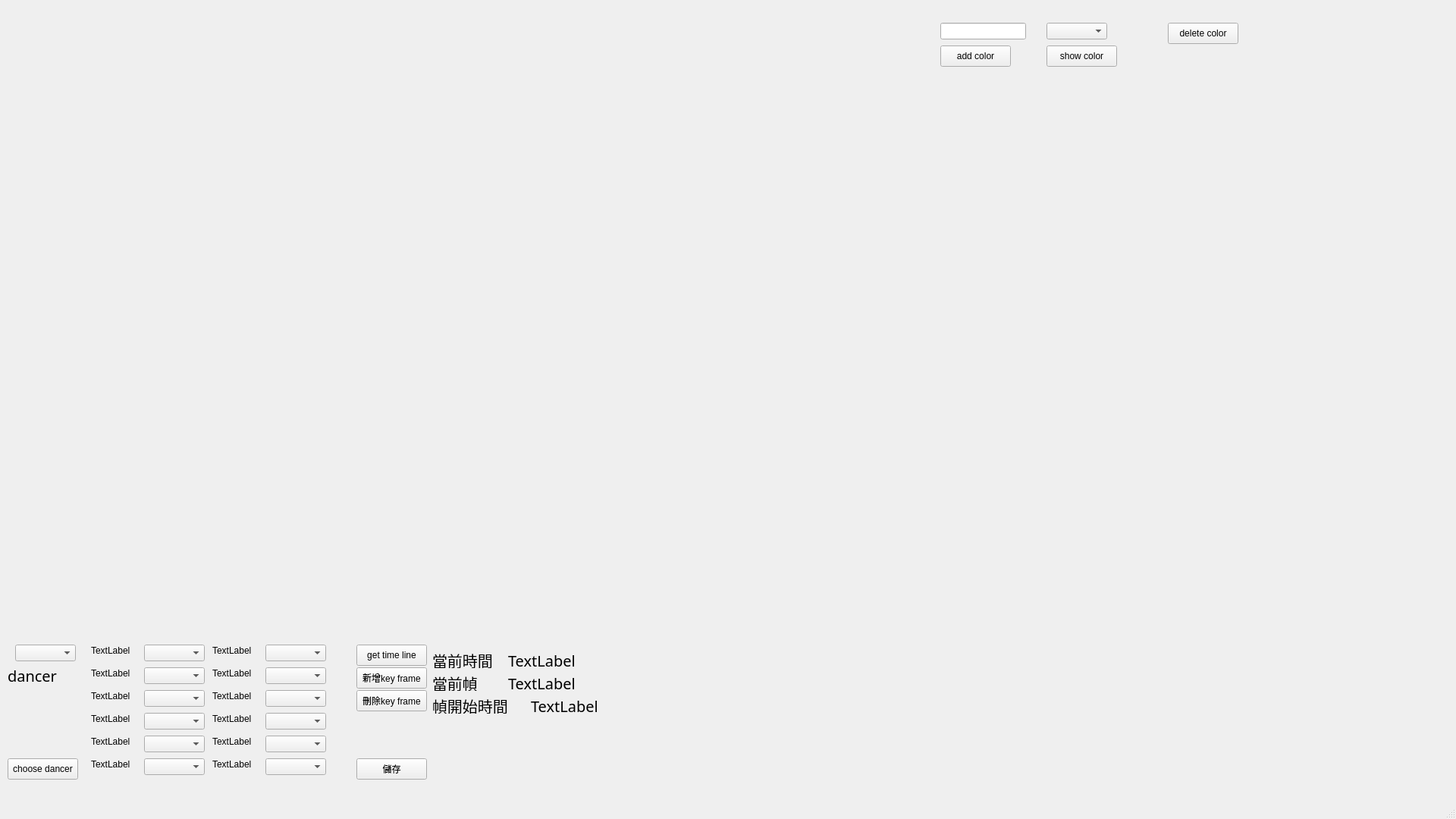
<?xml version="1.0" encoding="UTF-8"?>
<ui version="4.0">
 <class>MainWindow</class>
 <widget class="QMainWindow" name="MainWindow">
  <property name="geometry">
   <rect>
    <x>0</x>
    <y>0</y>
    <width>1920</width>
    <height>1080</height>
   </rect>
  </property>
  <property name="windowTitle">
   <string>MainWindow</string>
  </property>
  <widget class="QWidget" name="centralwidget">
   <widget class="QComboBox" name="color0">
    <property name="geometry">
     <rect>
      <x>190</x>
      <y>850</y>
      <width>80</width>
      <height>22</height>
     </rect>
    </property>
   </widget>
   <widget class="QComboBox" name="color1">
    <property name="geometry">
     <rect>
      <x>190</x>
      <y>880</y>
      <width>80</width>
      <height>22</height>
     </rect>
    </property>
   </widget>
   <widget class="QLabel" name="part0">
    <property name="geometry">
     <rect>
      <x>120</x>
      <y>850</y>
      <width>58</width>
      <height>15</height>
     </rect>
    </property>
    <property name="text">
     <string>TextLabel</string>
    </property>
   </widget>
   <widget class="QLabel" name="part1">
    <property name="geometry">
     <rect>
      <x>120</x>
      <y>880</y>
      <width>58</width>
      <height>15</height>
     </rect>
    </property>
    <property name="text">
     <string>TextLabel</string>
    </property>
   </widget>
   <widget class="QComboBox" name="color3">
    <property name="geometry">
     <rect>
      <x>190</x>
      <y>940</y>
      <width>80</width>
      <height>22</height>
     </rect>
    </property>
   </widget>
   <widget class="QLabel" name="part2">
    <property name="geometry">
     <rect>
      <x>120</x>
      <y>910</y>
      <width>58</width>
      <height>15</height>
     </rect>
    </property>
    <property name="text">
     <string>TextLabel</string>
    </property>
   </widget>
   <widget class="QLabel" name="part3">
    <property name="geometry">
     <rect>
      <x>120</x>
      <y>940</y>
      <width>58</width>
      <height>15</height>
     </rect>
    </property>
    <property name="text">
     <string>TextLabel</string>
    </property>
   </widget>
   <widget class="QComboBox" name="color2">
    <property name="geometry">
     <rect>
      <x>190</x>
      <y>910</y>
      <width>80</width>
      <height>22</height>
     </rect>
    </property>
   </widget>
   <widget class="QComboBox" name="color5">
    <property name="geometry">
     <rect>
      <x>190</x>
      <y>1000</y>
      <width>80</width>
      <height>22</height>
     </rect>
    </property>
   </widget>
   <widget class="QLabel" name="part4">
    <property name="geometry">
     <rect>
      <x>120</x>
      <y>970</y>
      <width>58</width>
      <height>15</height>
     </rect>
    </property>
    <property name="text">
     <string>TextLabel</string>
    </property>
   </widget>
   <widget class="QLabel" name="part5">
    <property name="geometry">
     <rect>
      <x>120</x>
      <y>1000</y>
      <width>58</width>
      <height>15</height>
     </rect>
    </property>
    <property name="text">
     <string>TextLabel</string>
    </property>
   </widget>
   <widget class="QComboBox" name="color4">
    <property name="geometry">
     <rect>
      <x>190</x>
      <y>970</y>
      <width>80</width>
      <height>22</height>
     </rect>
    </property>
   </widget>
   <widget class="QComboBox" name="color11">
    <property name="geometry">
     <rect>
      <x>350</x>
      <y>1000</y>
      <width>80</width>
      <height>22</height>
     </rect>
    </property>
   </widget>
   <widget class="QComboBox" name="color7">
    <property name="geometry">
     <rect>
      <x>350</x>
      <y>880</y>
      <width>80</width>
      <height>22</height>
     </rect>
    </property>
   </widget>
   <widget class="QComboBox" name="color8">
    <property name="geometry">
     <rect>
      <x>350</x>
      <y>910</y>
      <width>80</width>
      <height>22</height>
     </rect>
    </property>
   </widget>
   <widget class="QLabel" name="part11">
    <property name="geometry">
     <rect>
      <x>280</x>
      <y>1000</y>
      <width>58</width>
      <height>15</height>
     </rect>
    </property>
    <property name="text">
     <string>TextLabel</string>
    </property>
   </widget>
   <widget class="QLabel" name="part6">
    <property name="geometry">
     <rect>
      <x>280</x>
      <y>850</y>
      <width>58</width>
      <height>15</height>
     </rect>
    </property>
    <property name="text">
     <string>TextLabel</string>
    </property>
   </widget>
   <widget class="QLabel" name="part10">
    <property name="geometry">
     <rect>
      <x>280</x>
      <y>970</y>
      <width>58</width>
      <height>15</height>
     </rect>
    </property>
    <property name="text">
     <string>TextLabel</string>
    </property>
   </widget>
   <widget class="QLabel" name="part8">
    <property name="geometry">
     <rect>
      <x>280</x>
      <y>910</y>
      <width>58</width>
      <height>15</height>
     </rect>
    </property>
    <property name="text">
     <string>TextLabel</string>
    </property>
   </widget>
   <widget class="QLabel" name="part9">
    <property name="geometry">
     <rect>
      <x>280</x>
      <y>940</y>
      <width>58</width>
      <height>15</height>
     </rect>
    </property>
    <property name="text">
     <string>TextLabel</string>
    </property>
   </widget>
   <widget class="QLabel" name="part7">
    <property name="geometry">
     <rect>
      <x>280</x>
      <y>880</y>
      <width>58</width>
      <height>15</height>
     </rect>
    </property>
    <property name="text">
     <string>TextLabel</string>
    </property>
   </widget>
   <widget class="QComboBox" name="color9">
    <property name="geometry">
     <rect>
      <x>350</x>
      <y>940</y>
      <width>80</width>
      <height>22</height>
     </rect>
    </property>
   </widget>
   <widget class="QComboBox" name="color10">
    <property name="geometry">
     <rect>
      <x>350</x>
      <y>970</y>
      <width>80</width>
      <height>22</height>
     </rect>
    </property>
   </widget>
   <widget class="QComboBox" name="color6">
    <property name="geometry">
     <rect>
      <x>350</x>
      <y>850</y>
      <width>80</width>
      <height>22</height>
     </rect>
    </property>
   </widget>
   <widget class="QPushButton" name="save">
    <property name="geometry">
     <rect>
      <x>470</x>
      <y>1000</y>
      <width>93</width>
      <height>28</height>
     </rect>
    </property>
    <property name="text">
     <string>儲存</string>
    </property>
   </widget>
   <widget class="QPushButton" name="newframe">
    <property name="geometry">
     <rect>
      <x>470</x>
      <y>880</y>
      <width>93</width>
      <height>28</height>
     </rect>
    </property>
    <property name="text">
     <string>新增key frame</string>
    </property>
   </widget>
   <widget class="QPushButton" name="delframe">
    <property name="geometry">
     <rect>
      <x>470</x>
      <y>910</y>
      <width>93</width>
      <height>28</height>
     </rect>
    </property>
    <property name="text">
     <string>刪除key frame</string>
    </property>
   </widget>
   <widget class="QPushButton" name="gettime">
    <property name="geometry">
     <rect>
      <x>470</x>
      <y>850</y>
      <width>93</width>
      <height>28</height>
     </rect>
    </property>
    <property name="text">
     <string>get time line</string>
    </property>
   </widget>
   <widget class="QWidget" name="html" native="true">
    <property name="geometry">
     <rect>
      <x>20</x>
      <y>10</y>
      <width>1191</width>
      <height>831</height>
     </rect>
    </property>
   </widget>
   <widget class="QLabel" name="nowtime">
    <property name="geometry">
     <rect>
      <x>670</x>
      <y>860</y>
      <width>111</width>
      <height>21</height>
     </rect>
    </property>
    <property name="font">
     <font>
      <family>微軟正黑體</family>
      <pointsize>15</pointsize>
     </font>
    </property>
    <property name="text">
     <string>TextLabel</string>
    </property>
   </widget>
   <widget class="QLabel" name="nowframe">
    <property name="geometry">
     <rect>
      <x>670</x>
      <y>890</y>
      <width>121</width>
      <height>21</height>
     </rect>
    </property>
    <property name="font">
     <font>
      <family>微軟正黑體</family>
      <pointsize>15</pointsize>
     </font>
    </property>
    <property name="text">
     <string>TextLabel</string>
    </property>
   </widget>
   <widget class="QLabel" name="nowframetime">
    <property name="geometry">
     <rect>
      <x>700</x>
      <y>920</y>
      <width>121</width>
      <height>21</height>
     </rect>
    </property>
    <property name="font">
     <font>
      <family>微軟正黑體</family>
      <pointsize>15</pointsize>
     </font>
    </property>
    <property name="text">
     <string>TextLabel</string>
    </property>
   </widget>
   <widget class="QLabel" name="nowframetime_2">
    <property name="geometry">
     <rect>
      <x>570</x>
      <y>860</y>
      <width>121</width>
      <height>21</height>
     </rect>
    </property>
    <property name="font">
     <font>
      <family>微軟正黑體</family>
      <pointsize>15</pointsize>
     </font>
    </property>
    <property name="text">
     <string>當前時間</string>
    </property>
   </widget>
   <widget class="QLabel" name="nowframetime_3">
    <property name="geometry">
     <rect>
      <x>570</x>
      <y>890</y>
      <width>121</width>
      <height>21</height>
     </rect>
    </property>
    <property name="font">
     <font>
      <family>微軟正黑體</family>
      <pointsize>15</pointsize>
     </font>
    </property>
    <property name="text">
     <string>當前幀</string>
    </property>
   </widget>
   <widget class="QLabel" name="nowframetime_4">
    <property name="geometry">
     <rect>
      <x>570</x>
      <y>920</y>
      <width>121</width>
      <height>21</height>
     </rect>
    </property>
    <property name="font">
     <font>
      <family>微軟正黑體</family>
      <pointsize>15</pointsize>
     </font>
    </property>
    <property name="text">
     <string>幀開始時間</string>
    </property>
   </widget>
   <widget class="QLineEdit" name="colorname">
    <property name="geometry">
     <rect>
      <x>1240</x>
      <y>30</y>
      <width>113</width>
      <height>22</height>
     </rect>
    </property>
   </widget>
   <widget class="QComboBox" name="colors">
    <property name="geometry">
     <rect>
      <x>1380</x>
      <y>30</y>
      <width>80</width>
      <height>22</height>
     </rect>
    </property>
   </widget>
   <widget class="QPushButton" name="addcolor">
    <property name="geometry">
     <rect>
      <x>1240</x>
      <y>60</y>
      <width>93</width>
      <height>28</height>
     </rect>
    </property>
    <property name="text">
     <string>add color</string>
    </property>
   </widget>
   <widget class="QPushButton" name="delcolor">
    <property name="geometry">
     <rect>
      <x>1540</x>
      <y>30</y>
      <width>93</width>
      <height>28</height>
     </rect>
    </property>
    <property name="text">
     <string>delete color</string>
    </property>
   </widget>
   <widget class="QPushButton" name="addcolor_2">
    <property name="geometry">
     <rect>
      <x>1380</x>
      <y>60</y>
      <width>93</width>
      <height>28</height>
     </rect>
    </property>
    <property name="text">
     <string>show color</string>
    </property>
   </widget>
   <widget class="QWidget" name="widget" native="true">
    <property name="geometry">
     <rect>
      <x>1540</x>
      <y>70</y>
      <width>81</width>
      <height>31</height>
     </rect>
    </property>
   </widget>
   <widget class="QPushButton" name="choosedancer">
    <property name="geometry">
     <rect>
      <x>10</x>
      <y>1000</y>
      <width>93</width>
      <height>28</height>
     </rect>
    </property>
    <property name="text">
     <string>choose dancer</string>
    </property>
   </widget>
   <widget class="QComboBox" name="comboBox">
    <property name="geometry">
     <rect>
      <x>20</x>
      <y>850</y>
      <width>80</width>
      <height>22</height>
     </rect>
    </property>
   </widget>
   <widget class="QLabel" name="dancernow">
    <property name="geometry">
     <rect>
      <x>10</x>
      <y>880</y>
      <width>111</width>
      <height>21</height>
     </rect>
    </property>
    <property name="font">
     <font>
      <family>微軟正黑體</family>
      <pointsize>15</pointsize>
     </font>
    </property>
    <property name="text">
     <string>dancer</string>
    </property>
   </widget>
  </widget>
  <widget class="QMenuBar" name="menubar">
   <property name="geometry">
    <rect>
     <x>0</x>
     <y>0</y>
     <width>1920</width>
     <height>25</height>
    </rect>
   </property>
  </widget>
  <widget class="QStatusBar" name="statusbar"/>
 </widget>
 <resources/>
 <connections/>
</ui>
